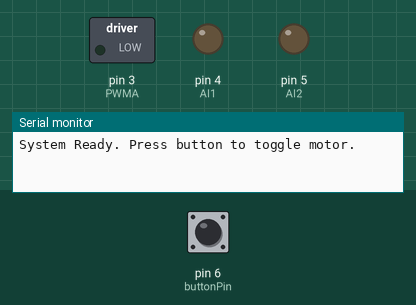
Simulated run of this sketch. Board: Arduino Uno, built with avr-gcc and run on an emulated ATmega328P. Parts: switched loads named in the sketch (green lamp = pin HIGH), output pins drawn as LEDs (lit = HIGH), the last lines printed to the serial monitor. The test bench sets the inputs (shaded band); at power-on: pin 6 (buttonPin) HIGH.

Above: at 1.2 s.
1.3 s: pin 6 (buttonPin) pulled LOW for 0.15 s
At 2.0 s:
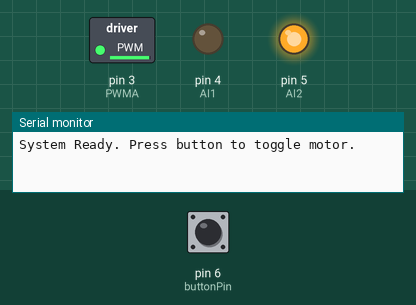
4.4 s: pin 6 (buttonPin) pulsed LOW 5 times (0.12 s each, 0.3 s apart)
7.4 s: pin 6 (buttonPin) pulled LOW for 1 s
At 12.1 s:
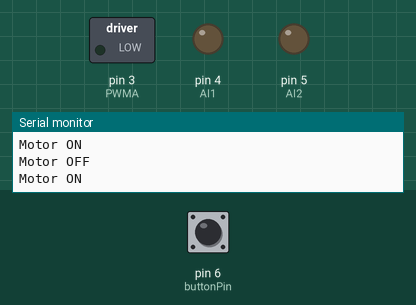
Timing chart, 0 to 13.6 s (numbered marks = the images above; inputs shaded):
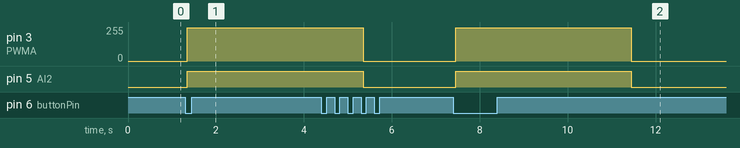

The sketch:

Electric_Vehicle_Code_copy_20251101171315.ino
```cpp
const int PWMA = 3;
const int AI1 = 4;
const int AI2 = 5;
const int buttonPin = 6;

bool motorOn = false; // Start with motor OFF

void setup() {
  Serial.begin(9600);

  // Motor control pins
  pinMode(PWMA, OUTPUT);
  pinMode(AI1, OUTPUT);
  pinMode(AI2, OUTPUT);

  // Button with internal pull-up (connects to GND when pressed)
  pinMode(buttonPin, INPUT_PULLUP);

  // Start with motor OFF
  stopMotor();
  Serial.println("System Ready. Press button to toggle motor.");
}

void loop() {
  // Read button (LOW when pressed, HIGH when not pressed)
  if (digitalRead(buttonPin) == LOW) {
    delay(50); // Simple debounce delay
    if (digitalRead(buttonPin) == LOW) { // Confirm button is still pressed
      motorOn = !motorOn; // Toggle state

      if (motorOn) {
        startMotor();
        Serial.println("Motor ON");
      } else {
        stopMotor();
        Serial.println("Motor OFF");
      }

      // Wait for button release to avoid rapid toggling
      while (digitalRead(buttonPin) == LOW) {
        delay(10);
      }
    }
  }
}

void startMotor() {
  digitalWrite(AI1, LOW);
  digitalWrite(AI2, HIGH);
  analogWrite(PWMA, 250);
  delay(4000);
  digitalWrite(AI1, LOW);
  digitalWrite(AI2, LOW);
  analogWrite(PWMA, 0);
}

void stopMotor() {
  digitalWrite(AI1, LOW);
  digitalWrite(AI2, LOW);
  analogWrite(PWMA, 0);
}
```

Measured:
- after the input at 1.3 s, pin 3 (PWMA): 0/255 → 250/255 after 0.05 s; pin 5 (AI2): LOW → HIGH after 0.05 s
- after the input at 7.4 s, pin 3 (PWMA): 0/255 → 250/255 after 0.05 s, → 0/255 4.0 s later; pin 5 (AI2): LOW → HIGH after 0.05 s, → LOW 4.0 s later
